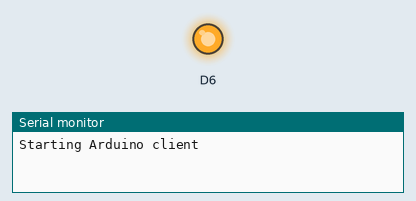
The sketch below on a simulated Arduino MKR. On the bench: output pins drawn as LEDs (lit = HIGH), the last lines printed to the serial monitor.

Above: at 1.7 s.
At 8.3 s:
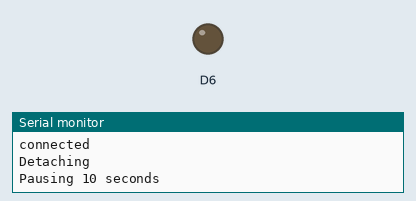
Timing chart, 0 to 17.3 s (numbered marks = the images above):
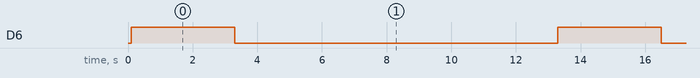

The sketch:

app.ino
```cpp
// from arduino board manager intstall MKRNB 1500

// from arduino library manager install MKRNB library

// libraries
#include <MKRNB.h>


// initialize the library instance
NBClient client;
GPRS gprs;
NB nbAccess;


char server[] = "1.2.3.4";
int port = 4321;

void setup()
{
    // initialize serial communications (for debug)
    Serial.begin(9600);
    delay(100);

    //on board led (status)
    pinMode(6, OUTPUT);
}

void loop()
{
    // if there are incoming bytes available
    Serial.println("Starting Arduino client");
    // connection state
    boolean connected = false;


    //indicate ON
    digitalWrite(6, HIGH);
    // After starting the modem with NB.begin()
    // attach to the GPRS network with the APN, login and password
    while (!connected)
    {
        if ((nbAccess.begin("", "onomondo") == NB_READY) &&
            (gprs.attachGPRS() == GPRS_READY))
        {
            connected = true;
        }
        else
        {
            Serial.println("Not connected");
            delay(1000);
        }
    }

    Serial.println("connecting...");

    //connect to the server (1.2.3.4) at port (4321)
    if (client.connect(server, port))
    {
        Serial.println("connected");

        //send some stuff over TCP
        client.print("Hello world!");
        client.print("Greetings from Onomondo!");
        client.print("Hello world!");
    }
    else
    {
        // if you didn't get a connection to the server:
        Serial.println("connection failed");
    }

    if (client.connected())
    {
        client.stop();
    }

    //kill the conenction. For some reason this is a rather slow process,
    //alternatively just power off the modem.
    Serial.println("Detaching");
    nbAccess.shutdown();


    //pause for some time
    Serial.println("Pausing 10 seconds");
    //Turn off LED
    digitalWrite(6, LOW);
    delay(10000);

    //loops back and repeats
}
```

Measured:
- by itself, D6: alternates HIGH for 3.2 s and LOW for 10.0 s
